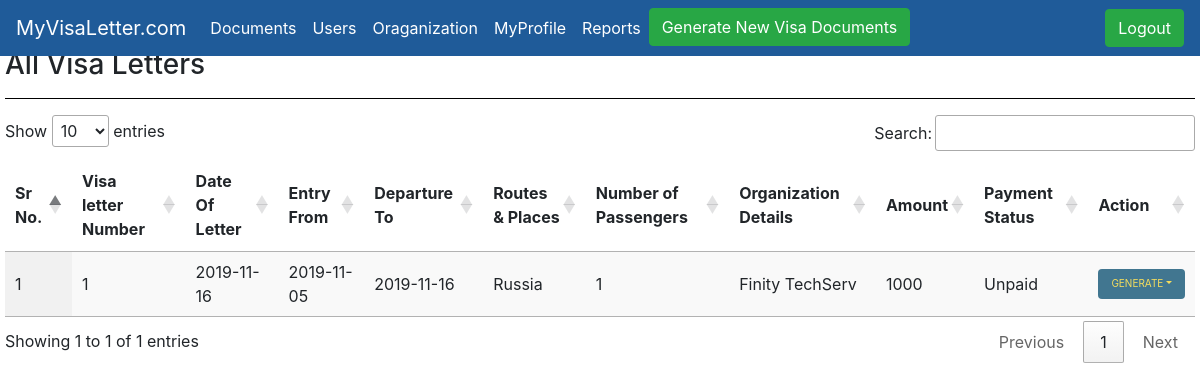
The app's page / (signed in), older data.
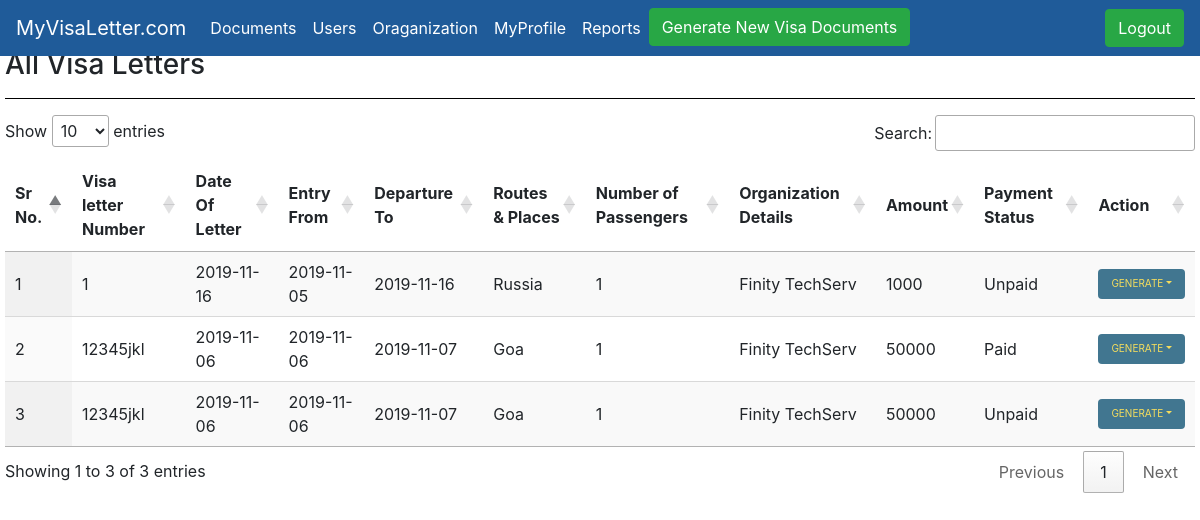
The same page, newer data.
### generateletter/models.py (models this page shows, shortened)
class Visaletters(models.Model):
    Organization_Details = models.ForeignKey(Organization,on_delete=models.PROTECT,related_name="Organization_Name",)
    MULTIPLICITY = (
        ("single", "single"),
        ("double", "double"),
    )
    PAS = (("1", "1"), ("2", "2"), ("3", "3"), ("4", "4"), ("5", "5"))
    TOUR = (
        ("TOURISM","TOURISM"),
        ("AIM TOURISM","AIM TOURISM")
    )
    GENDER = (
        ("M","M"),
        ("F","F"),
    )
    def number():
        no = Visaletters.objects.count()
        if no == None:
            return 1
        else:
            return (int(str( ( 220 - 64 ) + no + 1 )+"2019"))
    multiplicity = models.CharField(choices=MULTIPLICITY, default="SINGLE",max_length=100)
    no_passengers = models.IntegerField(default=1)
    Country = CountryField(blank_label='(select country)')
    Tourism= models.CharField(choices=TOUR, default="TOURISM",max_length= 100 )
    entry_from = models.CharField(max_length=200)
    departure_to = models.CharField(max_length=200)
    Visa_Letter_Number = models.CharField(default=number,max_length=200)
    Visa_Letter_N = models.CharField(default = str(number),editable=False,max_length=200)
    Date_of_letter = models.CharField(max_length=200, blank=True)
    Routes_and_Places = models.CharField(max_length=500, default="moscow")
    hotels = models.CharField(max_length=264)
    multi = (("Paid", "Paid"), ("unpaid", "unpaid"))
    Payment_status = models.CharField(max_length=200, choices=multi, default="unpaid")
    amount = models.PositiveIntegerField()
    firstname_1 = models.CharField(max_length=264)
    lastname_1 = models.CharField(max_length=264)
    Passport_Number_1 = models.CharField(max_length=200, unique=True)
    Date_Of_Birth_1 = models.CharField(max_length=200)
    Sex_1 = models.CharField(choices=GENDER,max_length=100)
    firstname_2 = models.CharField(max_length=264, blank=True)
    lastname_2 = models.CharField(max_length=264, blank=True)
    Passport_Number_2 = models.CharField(max_length=200, blank=True)
    Date_Of_Birth_2 = models.CharField(max_length=200, blank=True)
    Sex_2 = models.CharField(max_length=100,choices=GENDER, blank=True)
    firstname_3 = models.CharField(max_length=264, blank=True)
    lastname_3 = models.CharField(max_length=264, blank=True)
    Passport_Number_3 = models.CharField(max_length=200, blank=True)
    Date_Of_Birth_3 = models.CharField(max_length=200, blank=True)
    Sex_3 = models.CharField(max_length=100,choices=GENDER, blank=True)
    firstname_4 = models.CharField(max_length=264, blank=True)
    lastname_4 = models.CharField(max_length=264, blank=True)
    Passport_Number_4 = models.CharField(max_length=200, blank=True)
    Date_Of_Birth_4 = models.CharField(max_length=200, blank=True)
    Sex_4 = models.CharField(max_length=100,choices=GENDER, blank=True)
    firstname_5 = models.CharField(max_length=264, blank=True)
    lastname_5 = models.CharField(max_length=264, blank=True)
    Passport_Number_5 = models.CharField(max_length=200, blank=True)
    Date_Of_Birth_5 = models.CharField(max_length=200, blank=True)
    Sex_5 = models.CharField(max_length=100,choices=GENDER, blank=True)
    class Meta:
        verbose_name_plural = "Fill Form to Generate Visa Letter and Voucher"

class Organization(models.Model):
    Name_of_Organization = models.CharField(max_length=50)
    Address = models.TextField()
    def __str__(self):
        return self.Name_of_Organization
    class Meta:
        verbose_name_plural = "Manage Organizations"

### generateletter/views.py (the view)
# urls.py: path("", views.list_view.as_view(), name="view_visa_letter"),
@method_decorator(login_required, name='dispatch')
class list_view(ListView):
    model = Visaletters
    context_object_name = "list_view"
    template_name = "generateletter/view_visa_letter.html"

### templates/generateletter/view_visa_letter.html (shortened to what this page needs)
{% extends 'generateletter/base.html' %}
{% load static %}
{% block stylesheet %}
<link rel="stylesheet" type="text/css" href="https://cdn.datatables.net/1.10.20/css/jquery.dataTables.css">
{% endblock stylesheet %}
{% block content %}
<div style="margin-left: 5px;margin-right: 5px">
    <h3>All Visa Letters</h3>
    <hr>
    <table id="myTable" class="display">
        <thead>
            <tr>
                <th>Sr No.</th>
                <th>Visa letter Number</th>
                <th>Date Of Letter</th>
                <th>Entry From</th>
                <th>Departure To</th>
                <th>Routes & Places</th>
                <th>Number of Passengers</th>
                <th>Organization Details</th>
                <th>Amount</th>
                <th>Payment Status</th>
                <th>Action</th>
            </tr>
        </thead>
        {% for acc in list_view %}
        <tr style="font-size:16px">
          <td>{{ acc.pk }}</td>
          <td>{{ acc.Visa_Letter_Number }}</td>
          <td>{{ acc.Date_of_letter }}</td>
          <td>{{ acc.entry_from }}</td>
          <td>{{ acc.departure_to }}</td>
          <td>{{ acc.Routes_and_Places }}</td>
          <td>{{ acc.no_passengers }}</td>
          <td>{{ acc.Organization_Details }}</td>
          <td>{{ acc.amount }}</td>
          <td>{{ acc.Payment_status }}</td>
          <td class="dropdown"><a href ='#' class = 'btn  dropdown-toggle' id="dropdownMenuButton" data-toggle="dropdown" aria-haspopup="true" aria-expanded="false" style="font-size:10px;color:#F5DD5D;background-color: #417690;height: 30px;">GENERATE</a>
          </td>
        </tr>
      {% endfor %}
    </table>
</div>
{% endblock %}

### templates/generateletter/base.html (shortened to what this page needs)
<!DOCTYPE html>
<html>
{% load static %}
<head>
    <link rel="stylesheet" href="https://stackpath.bootstrapcdn.com/bootstrap/4.2.1/css/bootstrap.min.css">
    {% block stylesheet %}
    {% endblock stylesheet %}
</head>
<body>
    <div>
        <nav class="navbar navbar-expand-lg navbar-light fixed-top" style="background-color: #1f5b99">
            <a class="navbar-brand" href="#" style="color: #ffffff">MyVisaLetter.com</a>
            <div class="collapse navbar-collapse" id="navbarSupportedContent">
                <ul class="navbar-nav mr-auto">
                    <li class="nav-item active">
                        <a class="nav-link" href="{% url 'Volshebny_visa_letter:view_visa_letter' %}" style="color: #ffffff">Documents</a>
                    </li>
                    <li class="nav-item">
                        <a class="nav-link" href="{% url 'Volshebny_visa_letter:users' %}" style="color: #ffffff">Users</a>
                    </li>
                    <li class="nav-item">
                        <a class="nav-link" href="{% url 'Volshebny_visa_letter:Organisation' %}" style="color: #ffffff">Oraganization</a>
                    </li>
                    <li class="nav-item">
                            <a class="nav-link" href="{% url 'Volshebny_visa_letter:Myprofile' %}" style="color: #ffffff">MyProfile</a>
                        </li>
                    <li class="nav-item">
                        <a class="nav-link" href="{% url 'Volshebny_visa_letter:reports' %}" style="color: #ffffff">Reports</a>
                    </li>
                    <li class="nav-item">
                            <a class="btn navbar-btn btn-success" href="{% url 'Volshebny_visa_letter:visa_letter_form_submit'  %}">Generate New Visa Documents</a>
                        </li>
                </ul>
                <form class="form-inline my-2 my-lg-0">
                        <a class="btn navbar-btn btn-success" href="{% url 'Volshebny_visa_letter:Login'  %}">Logout</a>
                    </form>
            </div>
        </nav>
    </div><br><br>
    {% block content %}
    {% endblock content %}
</body>
</html>

### templates/generateletter/base.html (style rules this page uses)
hr { background-color: black; }

Row changes from the older to the newer data that the page shows:
added Visaletters: pk "2", Visa_Letter_Number "12345jkl", Date_of_letter "2019-11-06", entry_from "2019-11-06", departure_to "2019-11-07", Routes_and_Places "Goa", no_passengers "1", Organization_Details "Finity TechServ", amount "50000", Payment_status "Paid"
added Visaletters: pk "3", Visa_Letter_Number "12345jkl", Date_of_letter "2019-11-06", entry_from "2019-11-06", departure_to "2019-11-07", Routes_and_Places "Goa", no_passengers "1", Organization_Details "Finity TechServ", amount "50000", Payment_status "Unpaid"
Text that changed along with them:
text written by a page script: "Show entries Search: Showing 1 to 1 of 1 entries Previous 1 Next" → "Show entries Search: Showing 1 to 3 of 3 entries Previous 1 Next"
